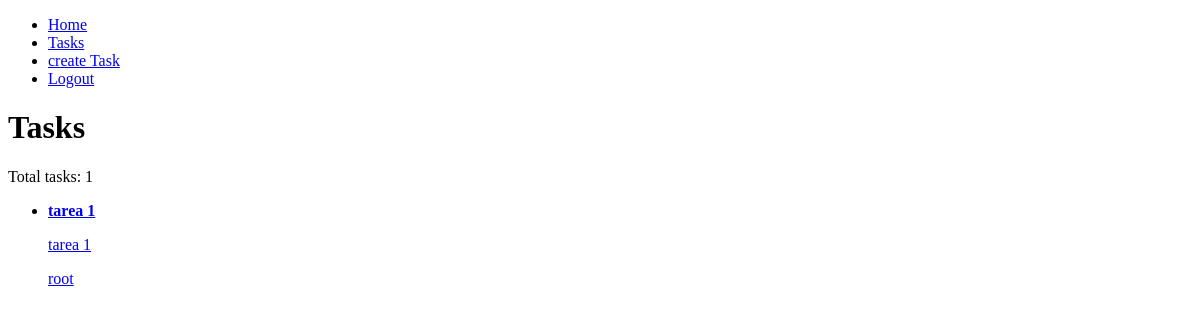
Page /tasks/ (signed in) on the earlier database version.
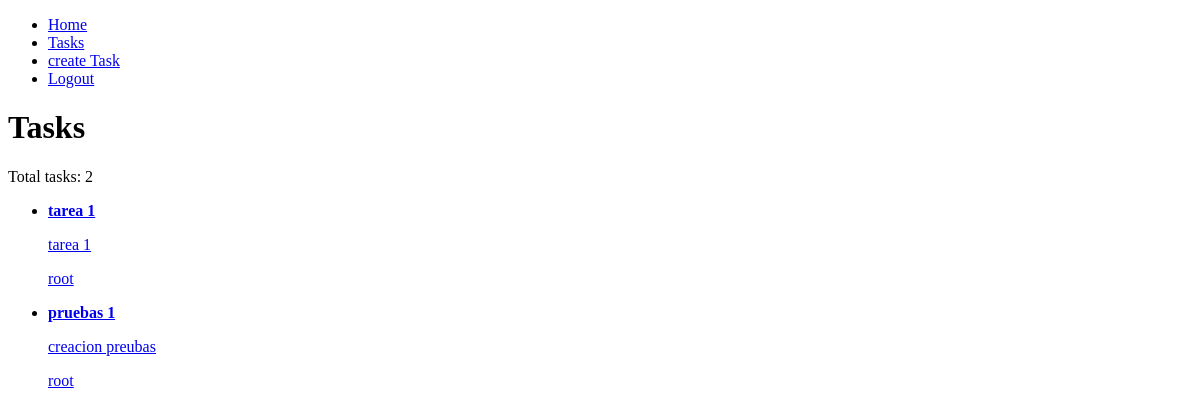
Same page on the later database version.
### tasks/models.py (models this page shows, shortened)
class Task(models.Model):
    title = models.CharField(max_length=150)
    description = models.TextField(blank=True)
    created = models.DateTimeField(auto_now_add=True)
    datecompleted = models.DateTimeField(null=True, blank=True)
    important = models.BooleanField(default=False)
    user = models.ForeignKey(User, on_delete=models.CASCADE)

### tasks/views.py (the view)
# urls.py: path("tasks/", views.tasks, name="tasks"),
def tasks(request):
    tasks = Task.objects.filter(user=request.user, datecompleted__isnull=True)
    return render(request, "tasks.html", {"tasks": tasks})

### tasks/templates/tasks.html
{% extends 'base.html' %}
{% block content %}
<h1>Tasks</h1>
<p>Total tasks: {{ tasks|length }}</p>
<ul>
    {% for task in tasks %}
    <li>
        <a href="{% url 'task_detail' task.id %}">{% if task.important %}
            <strong>{{ task.title }}</strong>
            {% else %}
            <h3>{{ task.title }}</h3>
            {% endif %}
            <p>{{ task.description }}</p>
            <p>{{ task.user.username }}</p>
        </a>
    </li>
    {% empty %}
    <li>No tasks to show.</li>
    {% endfor %}
</ul>
{% endblock %}

### tasks/templates/base.html (shortened to what this page needs)
<!DOCTYPE html>
<html lang="en">
<head>
</head>
<body>
    <nav>
        <ul>
            <li>
                <a href="/">Home</a>
            </li>
            {% if user.is_authenticated %}
            <li>
                <a href="/tasks">Tasks</a>
            </li>
            <li>
                <a href="/tasks/create/">create Task</a>
            </li>
            <li>
                <a href="/logout">Logout</a>
            </li>
            {% endif %}
        </ul>
    </nav>
    {% block content %}
    {% endblock content %}
</body>
</html>

Differences in the rows shown:
added Task: title "pruebas 1", description "creacion preubas", user.username "root"
Other differences:
{{ tasks|length }}: "1" → "2"
